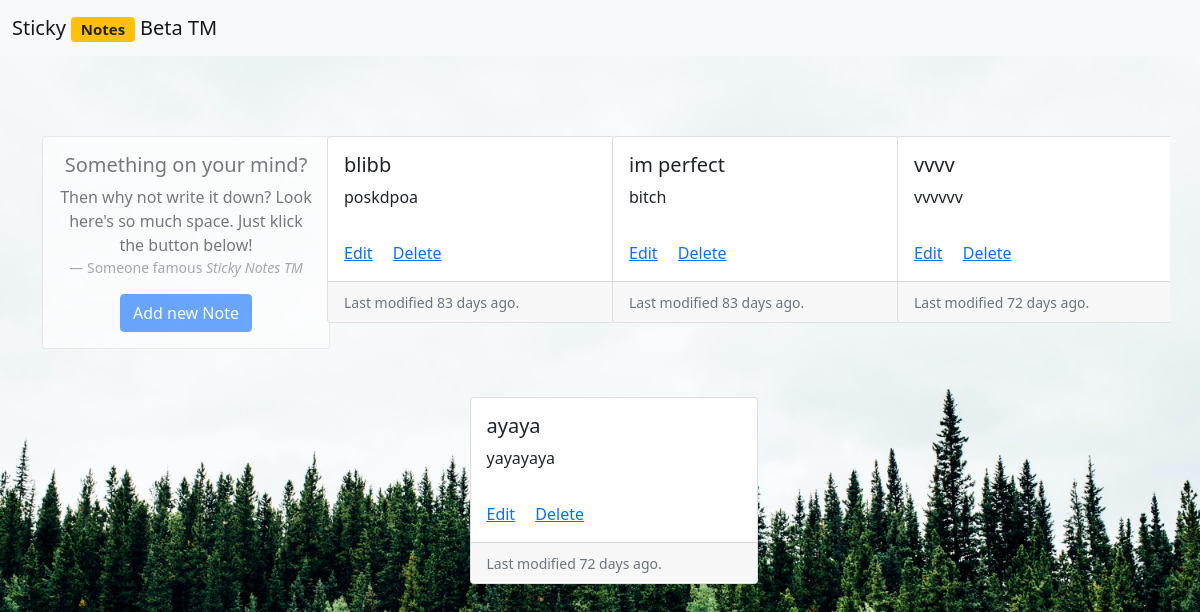
/notes, run on an earlier commit of the app's database.
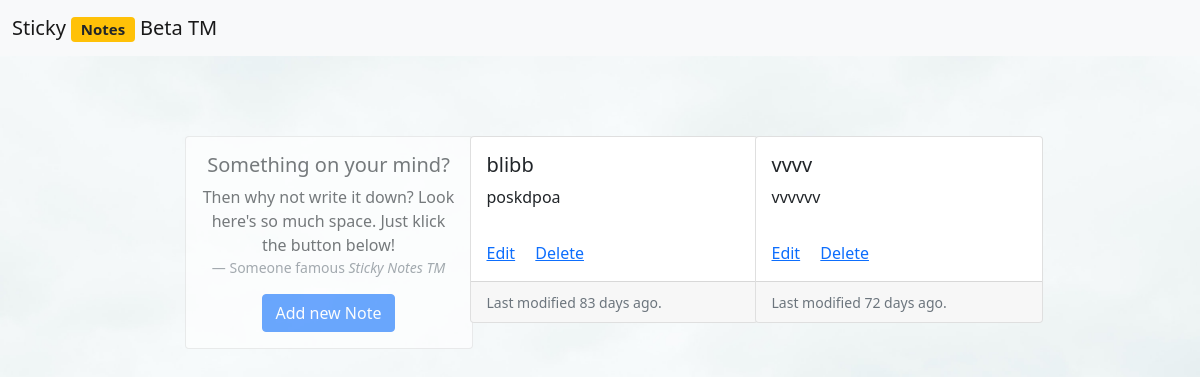
And on a later commit of the database.
### tables this page shows
CREATE TABLE "notes" (
	"ID"	INTEGER UNIQUE,
	"title"	TEXT,
	"content"	TEXT,
	"date"	TEXT,
	"owner"	INTEGER,
	PRIMARY KEY("ID" AUTOINCREMENT)
);

### app.py (the view)
@app.route("/notes", methods = ['GET', 'POST'])
def notes():
    if request.method == 'GET':
        notes = query_db("select * from notes")
        cards = []
        for note in notes:
            card = dict()
            card["ID"] = note[0]
            card["Title"] = note[1]
            card["Content"] = note[2]
            note_date = datetime.datetime.strptime(note[3], '%d/%m/%y %H:%M:%S') #parse datetime from SQL query as SQlite stores it as string
            now_date = datetime.datetime.now()
            date_delta = now_date - note_date
            card["Modified"] = date_delta.days
            cards.append(card)
        return render_template('notes.html', cards = cards)
    if request.method == 'POST':
        return render_template('notes.html')

### app.py (called while the page is built)
def get_db():
    db = getattr(g, '_database', None)
    if db is None:
        db = g._database = sqlite3.connect(DATABASE)
    return db

def query_db(query, args=(), one=False):
    cur = get_db().execute(query, args)
    rv = cur.fetchall()
    cur.close()
    return (rv[0] if rv else None) if one else rv

@app.teardown_appcontext
def close_connection(exception):
    db = getattr(g, '_database', None)
    if db is not None:
        db.close()

### templates/notes.html (shortened to what this page needs)
<!DOCTYPE html>
<html lang="en">
<head>
    <link href="https://cdn.jsdelivr.net/npm/bootstrap@5.1.1/dist/css/bootstrap.min.css" rel="stylesheet"
>
    <link href="css/main.css" rel="stylesheet">
</head>
<body>
    <nav class="navbar navbar-expand-lg navbar-light bg-light">
        <div class="container-fluid">
            <a class="navbar-brand">Sticky <span class="badge bg-warning text-dark">Notes</span> Beta TM</a>
        </div>
    </nav>
    <div class="container overflow-hidden">
        <div id="row1" class="row row-cols-auto vcenter gy-5 justify-content-md-center">
            <div class="col-3">
                <div class="card special-card" style="width: 18rem; text-align: center;">
                    <div class="card-body">
                        <h5 class="card-title">Something on your mind?</h5>
                        <p class="card-text">Then why not write it down? Look here's so much space. Just klick the
                            button below!</p>
                        <footer class="blockquote-footer">Someone famous <cite title="Source Title">Sticky Notes
                                TM</cite></footer>
                        <button type="button" class="btn btn-primary" data-bs-toggle="modal" data-bs-target="#newNote" data-bs-edit="false">
                            Add new Note
                        </button>
                    </div>
                </div>
            </div>
            {% for card in cards %}
            <div class="col-3">
                <div class="card" style="width: 18rem;">
                    <div class="card-body">
                        <h5 class="card-title">{{ card["Title"] }}</h5>
                        <p class="card-text">{{ card["Content"] }}</p>
                    </div>
                    <div class="card-body">
                        <a href="#" class="card-link" data-bs-toggle="modal" data-bs-target="#newNote" data-bs-item="{{ card['ID'] }}" data-bs-edit="true">Edit</a>
                        <a href="#" class="card-link" onclick="delNote('{{ card["ID"] }}')">Delete</a>
                    </div>
                    <div class="card-footer">
                        <small class="text-muted">Last modified {{ card["Modified"] }} days ago.</small>
                    </div>
                </div>
            </div>
            {% endfor %}
        </div>
    </div>
</body>
</html>

What changed in the data, as far as the page shows it:
removed notes: Title "im perfect", Content "bitch", Modified "83"
removed notes: Title "ayaya", Content "yayayaya", Modified "72"
